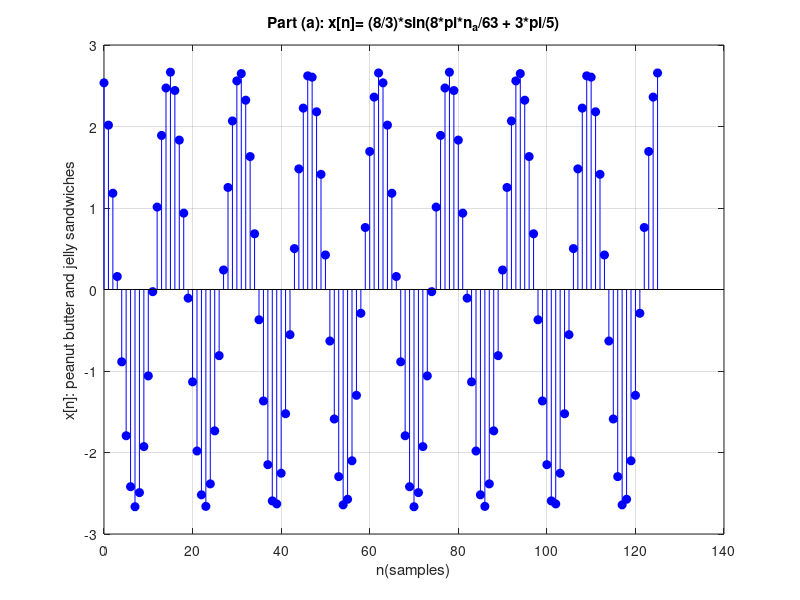
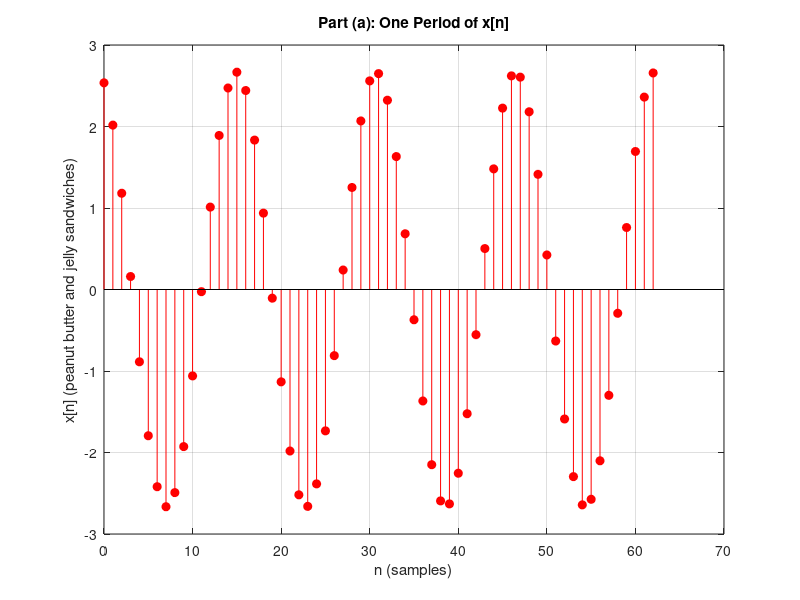
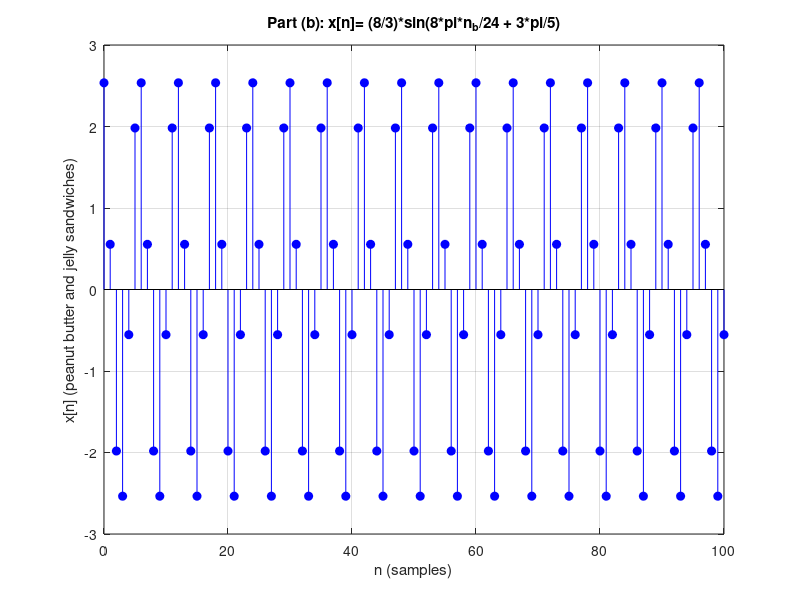

MATLAB code to generate these figures, in order:
close all;
clear;
clc;

%(a)----------------------------------------------------------------------------------------------------
N_a = 63; % fundamental per
n_a = 0:2*N_a-1; 
x_a = (8/3)*sin(8*pi*n_a/63 + 3*pi/5); 

w_a= 2*pi/N_a; %fundamental angular frequency 
f_a= 1/N_a; %fundamental frequency

%plot full signals (2 periods)

figure; 
stem(n_a,x_a,'b','filled');
title('Part (a): x[n]= (8/3)*sin(8*pi*n_a/63 + 3*pi/5)');
xlabel('n(samples)'); 
ylabel('x[n]: peanut butter and jelly sandwiches');
grid on; 

%plot 1 period
n_a_one= 0:N_a-1; 
x_a_one= (8/3)*sin(8*pi*n_a_one/63 + 3*pi/5);
P_a= mean(abs(x_a_one).^2); %avg power

figure;
stem(n_a_one, x_a_one,'r', 'filled');
title('Part (a): One Period of x[n]');
xlabel('n (samples)');
ylabel('x[n] (peanut butter and jelly sandwiches)');
grid on;

% print results to command window
fprintf('Part (a):\n');
fprintf('Fundamental Period: N = %d samples\n', N_a);
fprintf('Fundamental Frequency: f = %.6f cycles/sample\n', f_a);
fprintf('Fundamental Angular Frequency: w = %.6f rad/sample\n', w_a);
fprintf('Average Power: P = %.4f (peanut butter and jelly sandwiches)^2\n', P_a);

%(b)----------------------------------------------------------------------------------------------------
n_b = 0:100; 
x_b= (8/3)*sin(8*pi*n_b/24 + 3*pi/5);

figure;
stem(n_b, x_b,'b', 'filled');
title('Part (b): x[n]= (8/3)*sin(8*pi*n_b/24 + 3*pi/5)');
xlabel('n (samples)');
ylabel('x[n] (peanut butter and jelly sandwiches)');
grid on;

%(c)----------------------------------------------------------------------------------------------------
